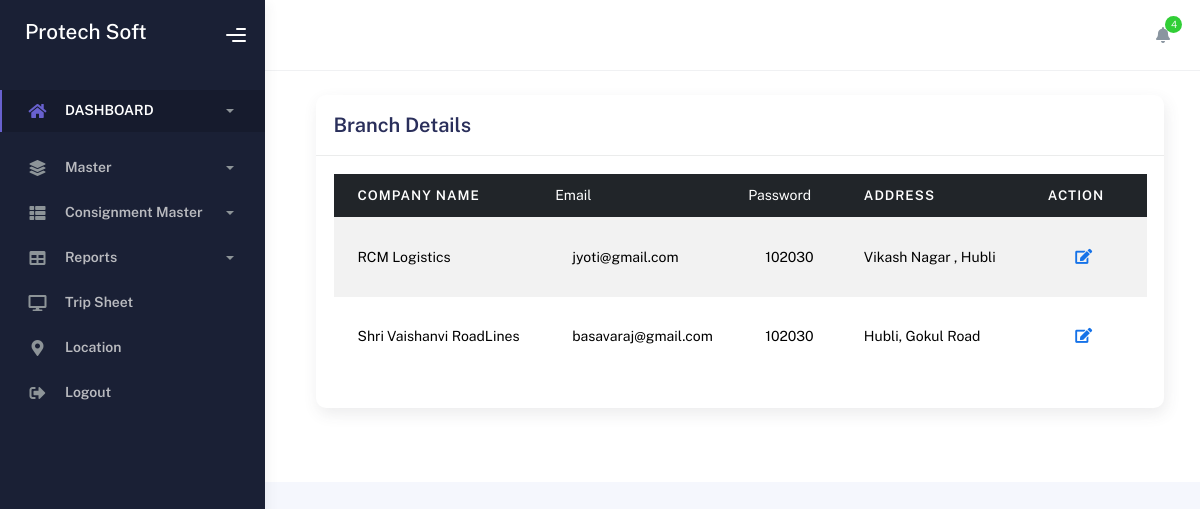
Page /view_branch on the committed database.
### consign_app/models.py (models this page shows)
class Branch(models.Model):
    headname = models.CharField(max_length=150, null=True)
    companyname = models.CharField(max_length=50, null=True)
    phonenumber = models.CharField(max_length=50, null=True)
    email = models.CharField(max_length=50, null=True)
    gst = models.CharField(max_length=50, null=True)
    address = models.CharField(max_length=50, null=True)
    password = models.CharField(max_length=50, null=True)
    prefix = models.CharField(max_length=50, null=True)
    branchtype = models.CharField(max_length=50, null=True)
    location = models.CharField(max_length=50, null=True)
    branchcode = models.CharField(max_length=50, null=True)

### consign_app/views.py (the view)
# urls.py: path('view_branch', views.view_branch, name='view_branch'),
def view_branch(request):
    data = Branch.objects.all()
    return render(request, 'view_branch.html', {'data': data})

### consign_app/templates/view_branch.html (shortened to what this page needs)
{% load static %}
<!DOCTYPE html>
<html lang="en">
  <head>
    <link rel="stylesheet" href="{% static 'assets/css/bootstrap.min.css' %}" />
    <link rel="stylesheet" href="{% static 'assets/css/plugins.min.css' %}" />
    <link rel="stylesheet" href="{% static 'assets/css/kaiadmin.min.css' %}" />
    <link rel="stylesheet" href="{% static 'assets/css/demo.css' %}" />
  </head>
          {% include 'index_menu.html' %}
    <div class="container" style=" width: 100%; overflow-x: auto;">
<div class="container">
          <div class="page-inner">
            <div class="page-header">
                <form method="get" style="width:900px">
                    <div class="col-md-12">
                <div class="card">
                  <div class="card-header">
                    <h4 class="card-title">Branch Details</h4>
                  </div>
                  <div class="card-body">
                    <div class="table-responsive">
<table id="multi-filter-select" class="display table table-striped table-hover">                        <thead class="table-dark">
                        <tr>
                            <th>Company Name</th>
                            <td>Email</td>
                            <td>Password</td>
                            <th>Address</th>
                            <th>Action</th>
                        </tr>
                        </thead>
                        <tbody>
                        {% for v in data %}
                        <tr class="custom-row">
                            <td>{{v.companyname}}</td>
                            <td>{{v.email}}</td>
                            <td>{{ v.password }}</td>
                            <td>{{v.address}}</td>
                            <td class="action-btns">
                                <a href="{% url 'edit_branch' v.id %}" class="btn btn-link btn-primary btn-lg">  <i class="fa fa-edit"></i></a>
                            </td>
                        </tr>
                        {% endfor %}
                        </tbody>
                    </table>
                    </div>
                  </div>
                </div>
                    </div>
                </form>
            </div>
        </div>
    </div>
</div>
  </body>
</html>

### rows in the picture
Branch: companyname "RCM Logistics", email "jyoti@gmail.com", password "102030", address "Vikash Nagar , Hubli"
Branch: companyname "Shri Vaishanvi RoadLines", email "basavaraj@gmail.com", password "102030", address "Hubli, Gokul Road"
